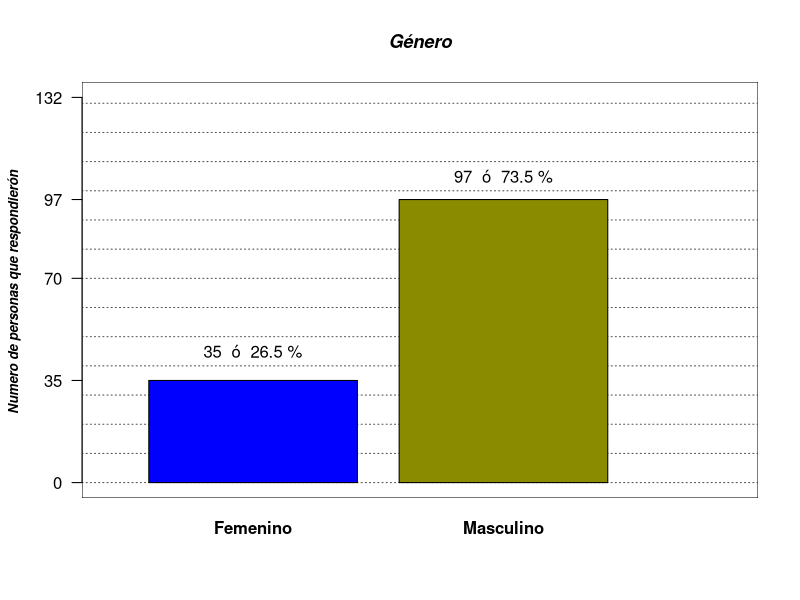

The R script that drew this image:
## ---- chunk 1
knitr::opts_chunk$set(echo = FALSE,
                      message = FALSE,
                      warning = FALSE)
## ---- chunk 2
encuesta <- read.csv2("Encuesta_habitos_dep.csv", 
                       encoding = "UTF-8",
                       dec = ".")
## ---- chunk 3
#grafica de variable genero

par(bg="white")
plot(seq(0,3, length.out = 132), seq(0,132, length.out = 132), type="n",
     main   = "Género",
     
     font.main = 4,
     font.lab  = 4,
     cex.main  = 1.1,
     cex.lab   = 0.8,
     cex.sub   = 0.8,
     axes      = FALSE,
     xlab      = " ",
     ylab      = "Numero de personas que respondierón ",
     
     )

rect(par("usr")[1],par("usr")[3],par("usr")[2],par("usr")[4],col="white")

abline(h   = seq(0,132,10), 
       col = rep("grey30",17), 
       lty = 3,
       
       )

#guardar los datos de la columna en una tabla
tabla1 <- table(encuesta$genero)

#mostramos con barplot la tabla1
grafica1 <- barplot(tabla1,
                col       = c("blue", "yellow4"),
                font.axis = 2,
                axes      = FALSE,
                add       = TRUE
                )
axis(2, at = c(0,35,70,97,132),las = 1)

text(grafica1,
     c(45,105),
     labels = paste(tabla1," ó ",round((tabla1/sum(tabla1)*100),1),"%")
     )
## ---- chunk 4

